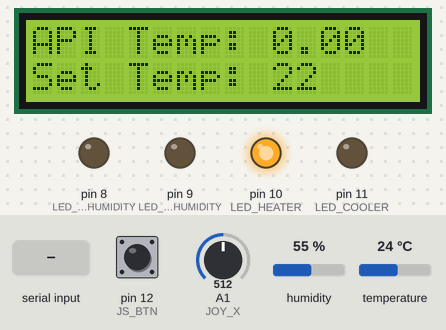
A sketch run on a simulated Arduino Uno, built with avr-gcc and run on an emulated ATmega328P. On the bench: 16×2 character LCD, output pins drawn as LEDs (lit = HIGH). Inputs (shaded band) come from the test bench; at power-on: pin 12 (JS_BTN) HIGH, A1 (JOY_X) = 512, humidity 55 %, temperature 24 °C.

Above: at 3.2 s.
3.3 s: pin 12 (JS_BTN) pulled LOW for 1 s
At 4.8 s:
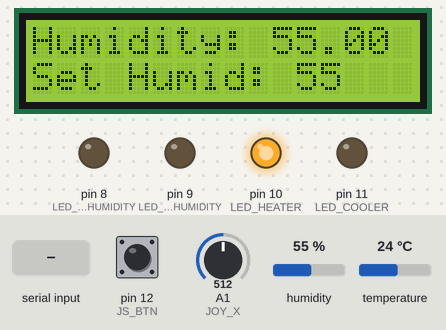
5.8 s: A1 (JOY_X) set to 782
7.3 s: A1 (JOY_X) set to 818
At 8.25 s:
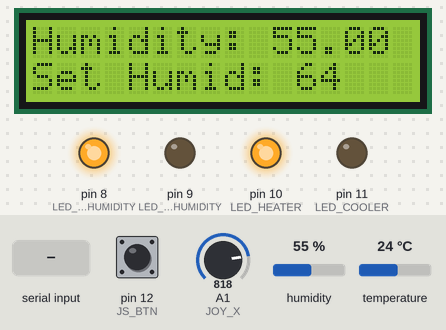
9.1 s: humidity set to 88 %
At 10.42 s:
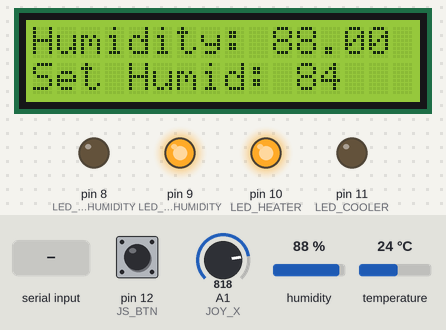
12.1 s: "90,45\n" received over Serial
At 12.36 s:
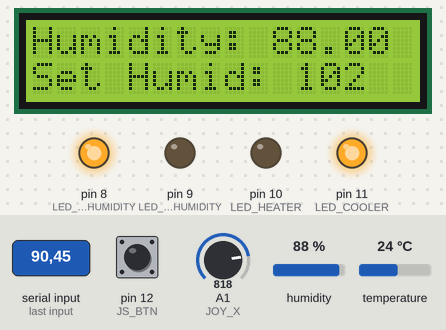
14.0 s: pin 12 (JS_BTN) pulled LOW for 0.15 s
At 14.41 s:
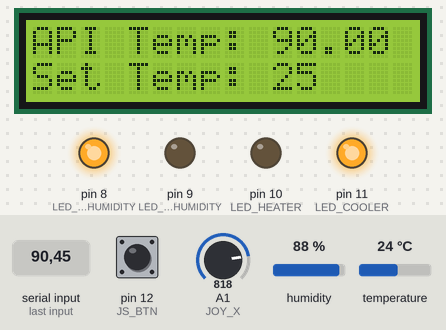
Timing chart, 0 to 22.8 s (numbered marks = the images above; inputs shaded):
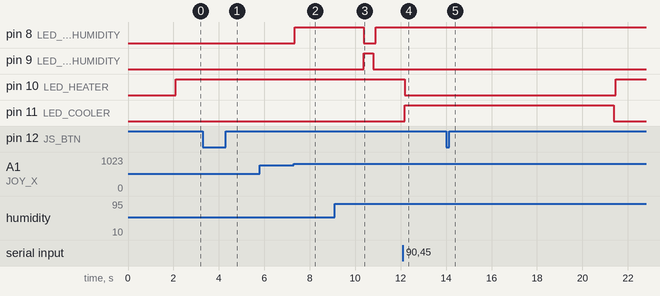

The sketch:

Arduino.ino
```cpp
#include <LiquidCrystal.h>
#include <DHT.h>

// Define sensor and LCD pins
#define DHTPIN A0          // DHT11 sensor pin
#define DHTTYPE DHT11      // DHT11 sensor type
#define RS 7               // LCD pin
#define EN 6               // LCD pin
#define D4 5               // LCD pin
#define D5 4               // LCD pin
#define D6 3               // LCD pin
#define D7 2               // LCD pin
#define JS_BTN 12          // Joystick button pin

// LED pins
#define LED_HEATER 10
#define LED_COOLER 11
#define LED_DECREASE_HUMIDITY 9
#define LED_INCREASE_HUMIDITY 8

// Joystick pins
#define JOY_X A1           // Joystick X-axis pin

// Initialize DHT sensor and LCD display
DHT dht(DHTPIN, DHTTYPE);
LiquidCrystal lcd(RS, EN, D4, D5, D6, D7);

// Settings
int setTemp = 22;          // Desired temperature setting
int setHumidity = 55;      // Desired humidity setting
bool displayMode = false;  // false for temperature, true for humidity

// Variables for API temperature
float apiTemperature = 0.0; // Placeholder for temperature received from the API

void setup() {
  Serial.begin(9600);
  dht.begin();
  lcd.begin(16, 2);
  pinMode(JS_BTN, INPUT_PULLUP);

  // Initialize LED pins as outputs
  pinMode(LED_HEATER, OUTPUT);
  pinMode(LED_COOLER, OUTPUT);
  pinMode(LED_DECREASE_HUMIDITY, OUTPUT);
  pinMode(LED_INCREASE_HUMIDITY, OUTPUT);

  lcd.print("Setup Complete");
  delay(2000);
  lcd.clear();
}

void loop() {
  // Read humidity from DHT sensor
  float currentHumidity = dht.readHumidity();

  // Check for serial data from API
  if (Serial.available() > 0) {
    apiTemperature = Serial.parseFloat();
    // Clear the serial buffer
    while(Serial.available() > 0) Serial.read();
  }

  toggleDisplayMode();
  adjustSetValues();

  // Display the current settings and readings
  displayClimate();

  // Adjust LEDs based on current climate conditions
  adjustClimateLEDs(apiTemperature, currentHumidity);

  delay(100); // Loop delay to manage display refresh and responsiveness
}

void toggleDisplayMode() {
  static unsigned long lastPressTime = 0;
  unsigned long currentTime = millis();
  if (digitalRead(JS_BTN) == LOW && currentTime - lastPressTime > 200) { // Debounce delay
    displayMode = !displayMode;
    lastPressTime = currentTime;
    delay(100); // Debounce delay
  }
}

void adjustSetValues() {
  int joyX = analogRead(JOY_X);

  if (!displayMode) { // Adjusting temperature
    if (joyX > 800) {
      setTemp++;
    } else if (joyX < 200) {
      setTemp--;
    }
  } else { // Adjusting humidity
    if (joyX > 800) {
      setHumidity++;
    } else if (joyX < 200) {
      setHumidity--;
    }
  }
}

void displayClimate() {
  lcd.clear();
  if (!displayMode) {
    lcd.setCursor(0, 0);
    lcd.print("API Temp: ");
    lcd.print(apiTemperature);
    lcd.setCursor(0, 1);
    lcd.print("Set Temp: ");
    lcd.print(setTemp);
  } else {
    lcd.setCursor(0, 0);
    lcd.print("Humidity: ");
    lcd.print(dht.readHumidity());
    lcd.setCursor(0, 1);
    lcd.print("Set Humid: ");
    lcd.print(setHumidity);
  }
}

void adjustClimateLEDs(float currentTemp, float currentHumidity) {
  digitalWrite(LED_HEATER, currentTemp < setTemp ? HIGH : LOW);
  digitalWrite(LED_COOLER, currentTemp > setTemp ? HIGH : LOW);
  digitalWrite(LED_INCREASE_HUMIDITY, currentHumidity < setHumidity ? HIGH : LOW);
  digitalWrite(LED_DECREASE_HUMIDITY, currentHumidity > setHumidity ? HIGH : LOW);
}
```

Measured:
- the behaviour switches between 800 and 801 on A1 (JOY_X) (found by bisection; images 1 and 2)
- after the input at 3.3 s, the display: changes after 0.17 s (image 1)
- after the input at 5.8 s, every drawn part: stays the same
- after the input at 7.3 s, pin 8 (LED_INCREASE_HUMIDITY): LOW → HIGH at once; the display: first changes at once (image 2 shows a later state)
- after the input at 9.1 s, pin 8 (LED_INCREASE_HUMIDITY): HIGH → LOW after 1.3 s, → HIGH 0.53 s later; pin 9 (LED_DECREASE_HUMIDITY): LOW → HIGH after 1.3 s, → LOW 0.43 s later
- after the input at 12.1 s, pin 10 (LED_HEATER): HIGH → LOW after 0.09 s; pin 11 (LED_COOLER): LOW → HIGH after 0.09 s
- after the input at 14.0 s, pin 10 (LED_HEATER): LOW → HIGH after 7.5 s; pin 11 (LED_COOLER): HIGH → LOW after 7.4 s; the display: first changes after 0.13 s (image 5 shows a later state)
